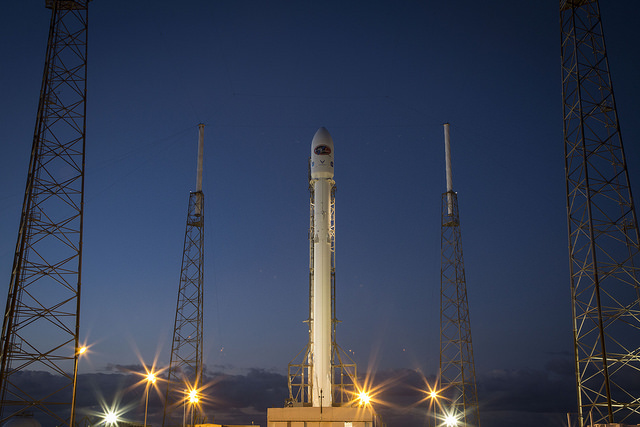
#> input picture skimage.data.rocket(), 640 x 427 px
$ jupyter execute --allow-errors skimage_examples.ipynb   (older library calls are emulated)
#> lines starting #> are read from the running program, lines starting #| are printed output that depends on the picture
### PART 1: INTRODUCTION

[cell 1]
#If you run this notebook for the first time, uncomment the following line to install scikit-image
#!pip install scikit-image

[cell 2]
from skimage import data, color
from matplotlib import pyplot as plt
import numpy as np
from skimage import morphology
from skimage.filters import try_all_threshold


#The show image function that we will use across this notebook
# [55 lines left out: functions show_image, plot_comparison, show_image_contour, show_image_with_corners, show_detected_face, not called in this run]

[cell 3]
original = data.rocket()
#> original is the input picture: shape (427, 640, 3); mean R, G, B 52.3, 61.3, 82.3
grayscale = color.rgb2gray(original)
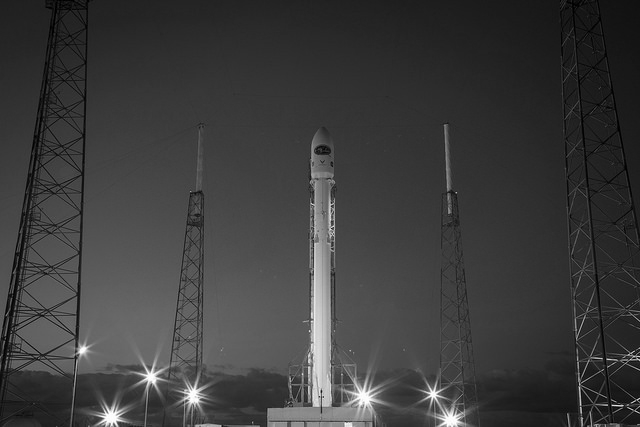
#> grayscale: shape (427, 640) float64; min 0, max 1, mean 0.239
rgb = color.gray2rgb(grayscale)

[cell 4]
#The show image function that we will use across this notebook
def show_image(image, title='Title', cmap_type = 'gray'):
               plt.imshow(image, cmap = cmap_type)
               plt.title(title)
               plt.axis('off')
               plt.show()

[cell 5]
# Import the modules from skimage
from skimage import data, color

# Load the rocket image
rocket = data.rocket()

# Convert the image to grayscale
gray_scaled_rocket = color.rgb2gray(rocket)

# Show the original image
show_image(rocket, 'Original RGB image')

# Show the grayscale image
show_image(gray_scaled_rocket, 'Grayscale image')

[cell 6]
coffee_image = data.coffee()
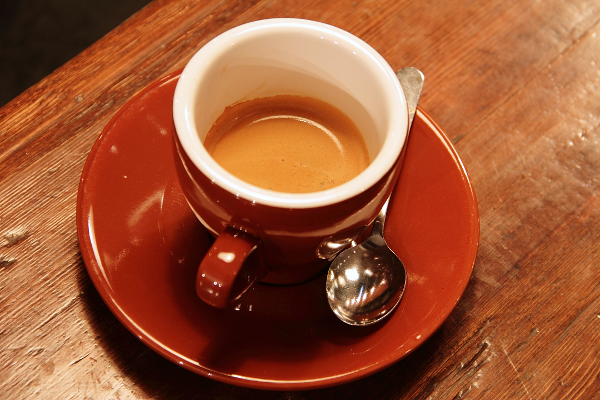
#> input picture skimage.data.coffee(), 600 x 400 px
#> coffee_image is the input picture: shape (400, 600, 3); mean R, G, B 158.6, 85.8, 51.5
coins_image = data.coins()
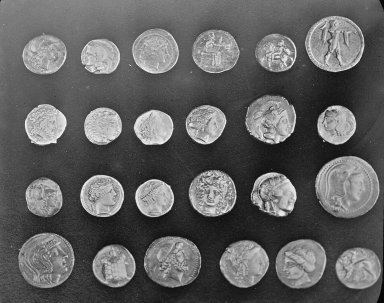
#> input picture skimage.data.coins(), 384 x 303 px
#> coins_image is the input picture: shape (303, 384); min 1, max 252, mean 96.9
np.shape(coffee_image)
#> Out = (400, 600, 3)

[cell 7]
np.shape(coins_image)
#> Out = (303, 384)

[cell 8]
#Numpy for images
#We can make some simple image processing techniques using numpy
type(coins_image) #This gives and numpy type although this is loaded as an image

[cell 9]
### Flipping images Right-Left or Upside-Down
show_image(np.flipud(coffee_image), cmap_type = 'viridis')
#> call 3 of show_image, with title = 'Title', cmap_type = 'viridis'
#> in show_image (call 3), `plt.show()`:
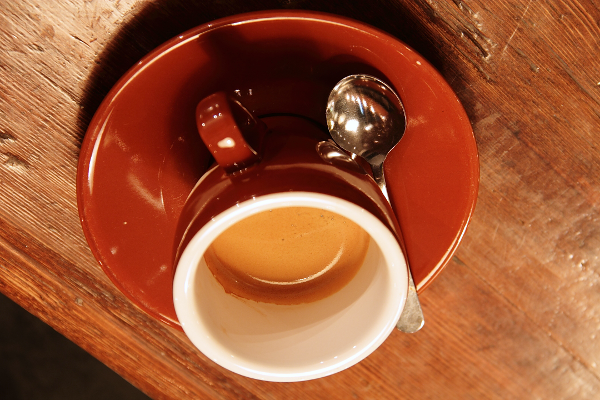
#> shown: shape (400, 600, 3); mean R, G, B 158.6, 85.8, 51.5
show_image(np.fliplr(coffee_image), cmap_type = 'viridis')
#> call 4 of show_image, with title = 'Title', cmap_type = 'viridis'
#> in show_image (call 4), `plt.show()`:
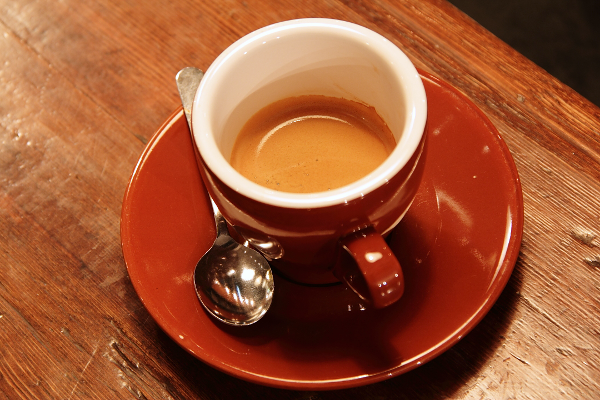
#> shown: shape (400, 600, 3); mean R, G, B 158.6, 85.8, 51.5

[cell 10]
#Compoute the historgram
red = coffee_image[:,:,0]
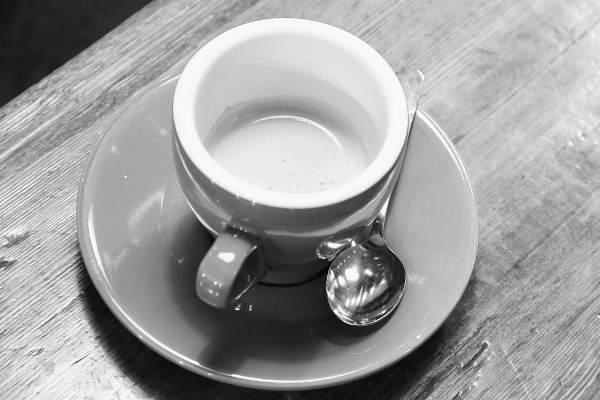
#> red: shape (400, 600); min 0, max 255, mean 158.6
plt.hist(red.ravel(), bins = 256) #The ravel method will flatten the image to an array
plt.show()
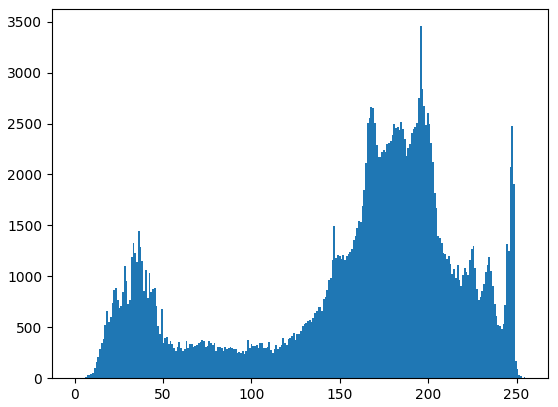
#> figure drawn by matplotlib, 1 panel; tallest bar 3456 high, from x = 195.2 to 196.2

Real data sets

#> (a cell that did not finish here is left out)

#> (a cell that did not finish here is left out)

#> (a cell that did not finish here is left out)

#> (a cell that did not finish here is left out)

#> (a cell that did not finish here is left out)

#> (a cell that did not finish here is left out)

#> (a cell that did not finish here is left out)

[cell 18]
thresh = 50
#> thresh = 50
#> (the rest of this cell did not finish here and is left out)

#> (a cell that did not finish here is left out)

[cell 20]
from skimage.filters import threshold_otsu
#> (the rest of this cell did not finish here and is left out)

[cell 21]
from skimage.filters  import threshold_local

#> (the rest of this cell did not finish here and is left out)

[cell 22]
#Define a block size or neighborhood
block_size = 5
#> block_size = 5

#> (the rest of this cell did not finish here and is left out)
